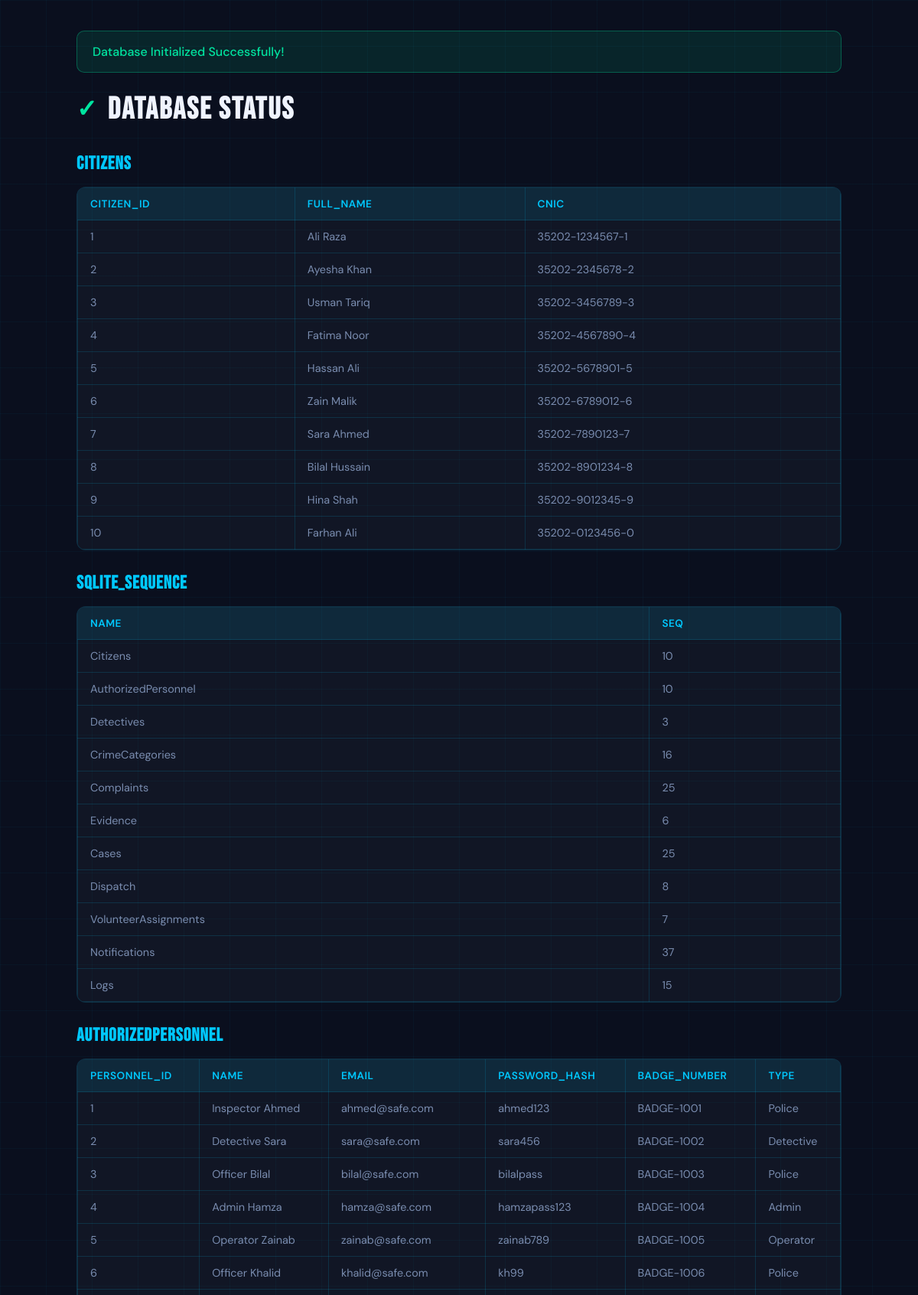
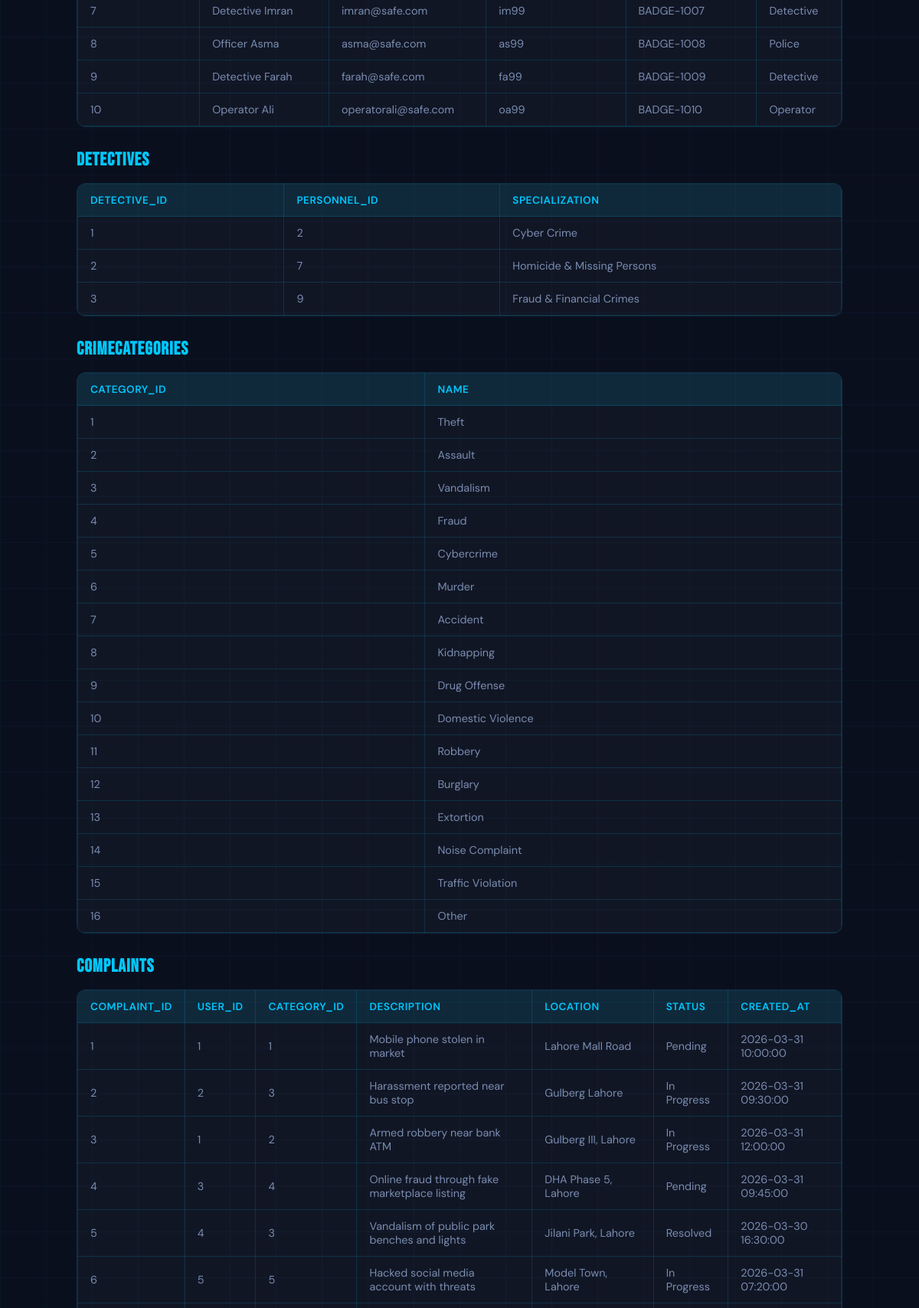
/viewdb (upper part), run on the app's committed database (2 pictures, top to bottom).
### tables this page shows
CREATE TABLE Citizens (
    citizen_id INTEGER PRIMARY KEY AUTOINCREMENT,
    full_name TEXT NOT NULL,
    cnic TEXT UNIQUE NOT NULL
);

CREATE TABLE AuthorizedPersonnel (
    personnel_id INTEGER PRIMARY KEY AUTOINCREMENT,
    name TEXT NOT NULL,
    email TEXT UNIQUE NOT NULL,
    password_hash TEXT NOT NULL,
    badge_number TEXT UNIQUE NOT NULL,
    type TEXT DEFAULT 'Police' CHECK(type IN ('Police','Detective','Operator','Admin'))
);

CREATE TABLE Detectives (
    detective_id INTEGER PRIMARY KEY AUTOINCREMENT,
    personnel_id INTEGER UNIQUE NOT NULL,
    specialization TEXT DEFAULT 'General',
    FOREIGN KEY (personnel_id) REFERENCES AuthorizedPersonnel(personnel_id)
);

CREATE TABLE CrimeCategories (
    category_id INTEGER PRIMARY KEY AUTOINCREMENT,
    name TEXT UNIQUE NOT NULL
);

CREATE TABLE Complaints (
    complaint_id INTEGER PRIMARY KEY AUTOINCREMENT,
    user_id INTEGER,
    category_id INTEGER,
    description TEXT NOT NULL,
    location TEXT NOT NULL,
    status TEXT DEFAULT 'Pending' CHECK(status IN ('Pending','In Progress','Resolved')),
    created_at DATETIME DEFAULT CURRENT_TIMESTAMP,

    FOREIGN KEY (user_id) REFERENCES Citizens(citizen_id),
    FOREIGN KEY (category_id) REFERENCES CrimeCategories(category_id)
);

### app.py (the view)
@app.route('/viewdb')
def view_db():
    conn = get_db_connection()
    cursor = conn.cursor()
    cursor.execute("SELECT name FROM sqlite_master WHERE type='table';")
    tables = cursor.fetchall()
    table_data = {}
    for table in tables:
        table_name = table['name']
        cursor.execute(f"SELECT * FROM {table_name};")
        data = cursor.fetchall()
        table_data[table_name] = data
    conn.close()
    return render_template("initdb.html", table_data=table_data)

### app.py (called while the page is built)
def get_db_connection():
    conn = sqlite3.connect(DATABASE)
    conn.row_factory = sqlite3.Row
    return conn

### templates/initdb.html (shortened to what this page needs)
<!DOCTYPE html>
<html lang="en">
<head>
</head>
<body>
  <div class="page-container">
    <div class="success-msg">
      Database Initialized Successfully!
    </div>
    <h1>Database Status</h1>
    {% for table, rows in table_data.items() %}
      <h2>{{ table|upper }}</h2>
      {% if rows %}
        <div class="table-wrapper">
          <table>
            <thead>
              <tr>
                {% for column in rows[0].keys() %}
                  <th>{{ column }}</th>
                {% endfor %}
              </tr>
            </thead>
            <tbody>
              {% for row in rows %}
                <tr>
                  {% for column in row.keys() %}
                    <td>{{ row[column] }}</td>
                  {% endfor %}
                </tr>
              {% endfor %}
            </tbody>
          </table>
        </div>
      {% else %}
        <div class="table-wrapper">
          <div class="empty">👋 Empty table</div>
        </div>
      {% endif %}
    {% endfor %}
  </div>
</body>
</html>

### templates/initdb.html (style rules this page uses)
*, *::before, *::after { box-sizing: border-box; margin: 0; padding: 0; }
:root { --navy: #0a0f1e; --cyan: #00c8ff; --white: #f0f4ff; --muted: #7a8db0; --success: #00e5a0; --border: rgba(0,200,255,0.15); }
html, body { min-height: 100vh; background: var(--navy); color: var(--white); font-family: 'DM Sans', sans-serif; padding: 20px; }
body::before { content: ''; position: fixed; inset: 0; background-image: linear-gradient(rgba(0,200,255,0.04) 1px, transparent 1px), linear-gradient(90deg, rgba(0,200,255,0.04) 1px, transparent 1px); background-size: 60px 60px; pointer-events: none; z-index: 0; }
.page-container { position: relative; z-index: 5; max-width: 1000px; margin: 0 auto; }
h1 { font-family: 'Bebas Neue', sans-serif; font-size: 2.5rem; letter-spacing: 2px; margin-bottom: 32px; display: flex; align-items: center; gap: 12px; }
h1::before { content: '✓'; color: var(--success); font-size: 2rem; }
h2 { font-family: 'Bebas Neue', sans-serif; font-size: 1.5rem; letter-spacing: 1px; margin: 28px 0 16px 0; color: var(--cyan); }
.table-wrapper { background: rgba(255,255,255,0.03); border: 1px solid var(--border); border-radius: 12px; overflow-x: auto; margin-bottom: 24px; }
table { width: 100%; border-collapse: collapse; font-size: 0.9rem; }
th { background: rgba(0,200,255,0.1); border: 1px solid var(--border); padding: 12px 16px; text-align: left; font-weight: 600; color: var(--cyan); font-size: 0.85rem; text-transform: uppercase; letter-spacing: 0.5px; }
td { border: 1px solid var(--border); padding: 12px 16px; color: var(--muted); }
.success-msg { background: rgba(0,229,160,0.1); border: 1px solid rgba(0,229,160,0.3); color: var(--success); padding: 16px 20px; border-radius: 10px; margin-bottom: 24px; font-weight: 500; }

### data on the page
Citizens: citizen_id "1" "Ali Raza" "35202-1234567-1"
Citizens: citizen_id "2" "Ayesha Khan" "35202-2345678-2"
Citizens: citizen_id "3" "Usman Tariq" "35202-3456789-3"
Citizens: citizen_id "4" "Fatima Noor" "35202-4567890-4"
Citizens: citizen_id "5" "Hassan Ali" "35202-5678901-5"
Citizens: citizen_id "6" "Zain Malik" "35202-6789012-6"
Citizens: citizen_id "7" "Sara Ahmed" "35202-7890123-7"
Citizens: citizen_id "8" "Bilal Hussain" "35202-8901234-8"
Citizens: citizen_id "9" "Hina Shah" "35202-9012345-9"
Citizens: citizen_id "10" "Farhan Ali" "35202-0123456-0"
AuthorizedPersonnel: personnel_id "1" "Inspector Ahmed" "ahmed@safe.com" "ahmed123" "BADGE-1001" "Police"
AuthorizedPersonnel: personnel_id "2" "Detective Sara" "sara@safe.com" "sara456" "BADGE-1002" "Detective"
AuthorizedPersonnel: personnel_id "3" "Officer Bilal" "bilal@safe.com" "bilalpass" "BADGE-1003" "Police"
AuthorizedPersonnel: personnel_id "4" "Admin Hamza" "hamza@safe.com" "hamzapass123" "BADGE-1004" "Admin"
AuthorizedPersonnel: personnel_id "5" "Operator Zainab" "zainab@safe.com" "zainab789" "BADGE-1005" "Operator"
AuthorizedPersonnel: personnel_id "6" "Officer Khalid" "khalid@safe.com" "kh99" "BADGE-1006" "Police"
AuthorizedPersonnel: personnel_id "7" "Detective Imran" "imran@safe.com" "im99" "BADGE-1007" "Detective"
AuthorizedPersonnel: personnel_id "8" "Officer Asma" "asma@safe.com" "as99" "BADGE-1008" "Police"
AuthorizedPersonnel: personnel_id "9" "Detective Farah" "farah@safe.com" "fa99" "BADGE-1009" "Detective"
AuthorizedPersonnel: personnel_id "10" "Operator Ali" "operatorali@safe.com" "oa99" "BADGE-1010" "Operator"
Detectives: detective_id "1" "2" "Cyber Crime"
Detectives: detective_id "2" "7" "Homicide & Missing Persons"
Detectives: detective_id "3" "9" "Fraud & Financial Crimes"
CrimeCategories: category_id "1" "Theft"
CrimeCategories: category_id "2" "Assault"
CrimeCategories: category_id "3" "Vandalism"
CrimeCategories: category_id "4" "Fraud"
CrimeCategories: category_id "5" "Cybercrime"
CrimeCategories: category_id "6" "Murder"
CrimeCategories: category_id "7" "Accident"
CrimeCategories: category_id "8" "Kidnapping"
CrimeCategories: category_id "9" "Drug Offense"
CrimeCategories: category_id "10" "Domestic Violence"
CrimeCategories: category_id "11" "Robbery"
CrimeCategories: category_id "12" "Burglary"
CrimeCategories: category_id "13" "Extortion"
CrimeCategories: category_id "14" "Noise Complaint"
CrimeCategories: category_id "15" "Traffic Violation"
CrimeCategories: category_id "16" "Other"
Complaints: complaint_id "1" "1" "1" "Mobile phone stolen in market" "Lahore Mall Road" "Pending" "2026-03-31 10:00:00"
Complaints: complaint_id "2" "2" "3" "Harassment reported near bus stop" "Gulberg Lahore" "In Progress" "2026-03-31 09:30:00"
Complaints: complaint_id "3" "1" "2" "Armed robbery near bank ATM" "Gulberg III, Lahore" "In Progress" "2026-03-31 12:00:00"
Complaints: complaint_id "4" "3" "4" "Online fraud through fake marketplace listing" "DHA Phase 5, Lahore" "Pending" "2026-03-31 09:45:00"
Complaints: complaint_id "5" "4" "3" "Vandalism of public park benches and lights" "Jilani Park, Lahore" "Resolved" "2026-03-30 16:30:00"
Complaints: complaint_id "6" "5" "5" "Hacked social media account with threats" "Model Town, Lahore" "In Progress" "2026-03-31 07:20:00"

### other printed values
{{ table|upper }} "CITIZENS" "SQLITE_SEQUENCE" "AUTHORIZEDPERSONNEL" "DETECTIVES" "CRIMECATEGORIES" "COMPLAINTS"
{{ column }} "CITIZEN_ID" "FULL_NAME" "CNIC" "NAME" "SEQ" "PERSONNEL_ID" "NAME" "EMAIL" "PASSWORD_HASH" "BADGE_NUMBER" "TYPE" "DETECTIVE_ID" "PERSONNEL_ID" "SPECIALIZATION" "CATEGORY_ID" "NAME" "COMPLAINT_ID" "USER_ID" "CATEGORY_ID" "DESCRIPTION" "LOCATION" "STATUS" "CREATED_AT"
{{ row[column] }} "Citizens" "10" "AuthorizedPersonnel" "10" "Detectives" "3" "CrimeCategories" "16" "Complaints" "25" "Evidence" "6" "Cases" "25" "Dispatch" "8" "VolunteerAssignments" "7" "Notifications" "37" "Logs" "15"
